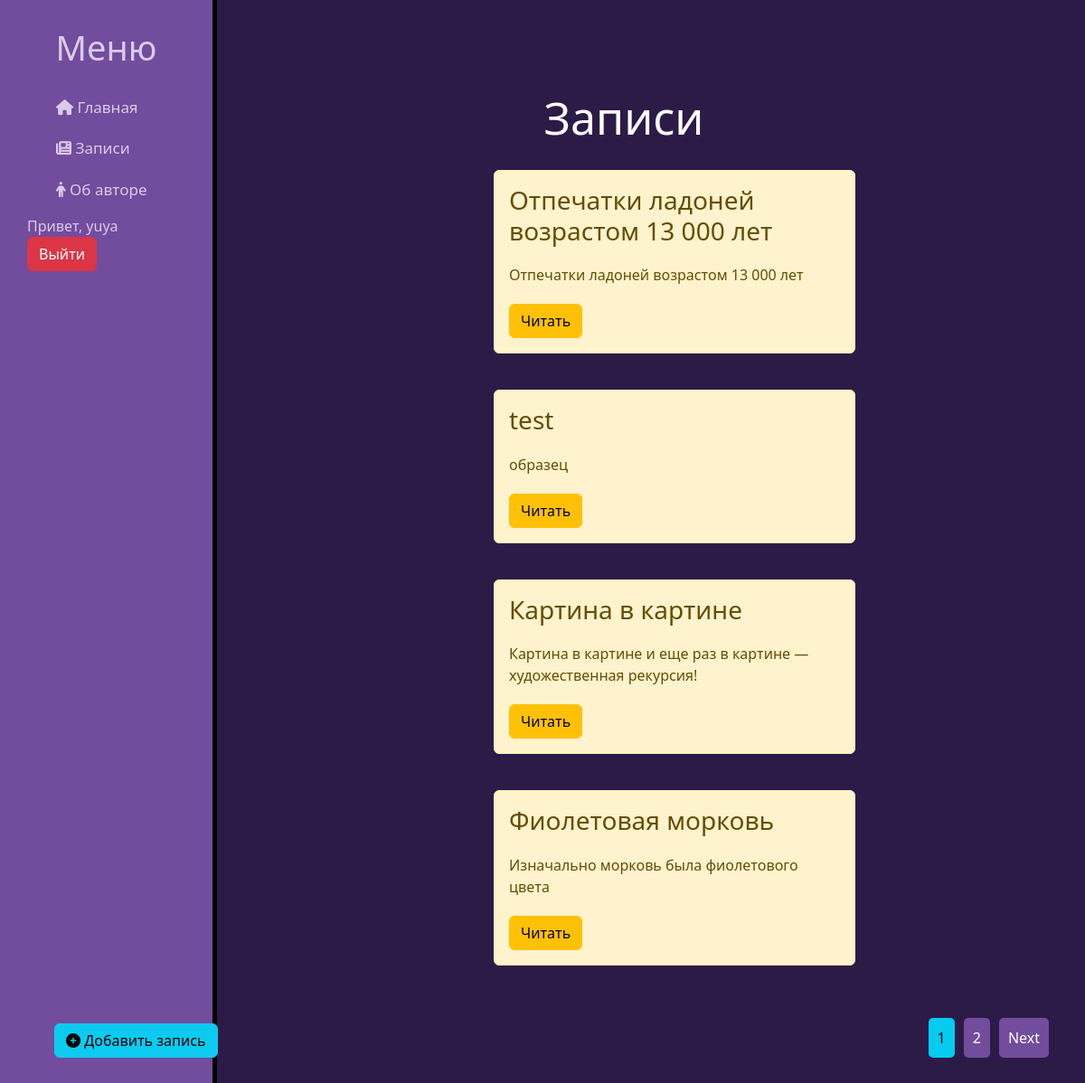
Page /news/ (signed in) on the committed database.
### news/models.py (models this page shows, shortened)
class Articles(models.Model):
    user = models.ForeignKey(User, on_delete=models.CASCADE, verbose_name='Пользователь', default=None)
    title = models.CharField('Название', max_length=50)
    anons = models.CharField('Анонс', max_length=250)
    full_text = models.TextField('Статья')
    date = models.DateTimeField('Дата публикации')
    class Meta:
        verbose_name = 'Новость'
        verbose_name_plural = 'Новости'

### news/views.py (the view)
# urls.py: path('', views.news_home, name='news_home'),
def news_home(request):
    news = Articles.objects.order_by('-date')
    paginator = Paginator(news, 4)
    page = request.GET.get('page')
    try:
        news = paginator.page(page)
    except PageNotAnInteger:
        news = paginator.page(1)
    except EmptyPage:
        news = paginator.page(paginator.num_pages)
    return render(request, 'news/news_home.html', {'news': news})

### main/templatetags/user_tags.py (called while the page is built)
@register.filter
def current_username(request):
    return request.user.username

### news/templates/news/news_home.html (shortened to what this page needs)
{% extends 'main/layout.html' %}
{% block content %}
    <div class="features">
        <h1>Записи</h1>
        {% if news %}
        {% for el in news %}
            <div class="alert alert-warning">
                <h3>{{ el.title }}</h3>
                <p>{{ el.anons }}</p>
                <a href="{% url 'news_detail' el.id %}" class="btn btn-warning">Читать</a>
            </div>
        {% endfor %}
         <div class="pagination">
            {% for num in news.paginator.page_range %}
                {% if num == news.number %}
                    <span class="current-page">{{ num }}</span>
                {% else %}
                    <a href="?page={{ num }}" class="pagination-link">{{ num }}</a>
                {% endif %}
            {% endfor %}
            {% if news.has_next %}
                <a href="?page={{ news.next_page_number }}" class="pagination-link">Next</a>
            {% endif %}
        </div>
        {% else %}
            <p>Нет записей</p>
        {% endif %}
    </div>
{% endblock %}

### main/templates/main/layout.html (shortened to what this page needs)
{% load static %}
{% load user_tags %}
<!doctype html>
<html lang="ru">
<head >
    <link rel="stylesheet" href="https://cdn.jsdelivr.net/npm/bootstrap@5.2.3/dist/css/bootstrap.min.css">
    <link rel="stylesheet" href="{% static 'main/css/main.css' %}">
    <link rel="stylesheet" href="https://kit.fontawesome.com/d916140cfc.js">
</head>
<body>
    <aside >
        <h3>Меню</h3>
        <ul>
            <a href="{% url 'home' %}" ><li><i class="fa-sharp fa-solid fa-house"></i> Главная</li></a>
            <a href="{% url 'news_home' %}"><li><i class="fa-solid fa-newspaper"></i></i> Записи</li></a>
            <a href="{% url 'about' %}"><li><i class="fa-sharp fa-solid fa-person"></i></i> Об авторе</li></a>
        </ul>
        <a class="AddBtn" href="{% url 'create' %}"><button  class="btn btn-info"><i class="fa-solid fa-circle-plus"></i> Добавить запись</button></a>
        <div class="rectangle">
            {% if user.is_authenticated %}
            <span class="hello">Привет, {{ request|current_username }}</span>
            <a class="LogoutBtn" href="{% url 'logout' %}" ><button  class="btn btn-danger">Выйти</button></a>
        {% else %}
            <a class="LogBtn" href="{% url 'login' %}"> <button  class="btn btn-success">Войти</button></a>
            <a class="RegBtn" href="{% url 'register' %}"><button  class="btn btn-info"> Зарегистрироваться</button></a>
        {% endif %}
    </div>
    </aside>
    <main>
        {% block content %}
    {% endblock %}
    </main>
</body>
</html>

### main/static/main/css/main.css (style rules this page uses)
body { background: #2C1B47; }
aside { float: left; background: #724C9D; width: 20%; padding: 2.5%; height: 150vh; color: #DCCAE9; border-right: 5px solid black; }
.pagination { position: fixed; right: 30px; bottom: 30px; }
.pagination-link { display: inline-block; padding: 10px; margin-right: 10px; background-color: #724C9D; color: white; text-decoration: none; border-radius: 5px; }
.current-page { display: inline-block; padding: 10px; margin-right: 10px; background-color: #04cbf0; color: black; text-decoration: none; border-radius: 5px; }
aside h3 { font-size: 38px; text-align: center; }
aside ul { margin-top: 30px; }
aside ul a { text-decoration: none; }
aside ul li { font-size: 17px; font-style: none; text-decoration: none; color: #DCCAE9; display: block; margin-top: 20px; transition: transform .6s ease; }
main .features { float: left; color: white; margin-top: 100px; text-align: center; width: 75%; }
main .features h1 { font-size: 50px; }
main .features p { max-width: 400px; margin: 20px auto; }
.alert-warning { float: left; clear: both; width: 400px; margin: 20px 34%; text-align: left; }
.AddBtn { text-decoration: none; position: fixed; left: 60px; bottom: 30px; }

### rows in the picture
Articles: title "Отпечатки ладоней возрастом 13 000 лет", anons "Отпечатки ладоней возрастом 13 000 лет"
Articles: title "test", anons "образец"
Articles: title "Картина в картине", anons "Картина в картине и еще раз в картине — художественная рекурсия!"
Articles: title "Фиолетовая морковь", anons "Изначально морковь была фиолетового цвета"

### other values in the picture
{{ request|current_username }} "yuya"
{{ num }} "1"
{{ num }} "2"
